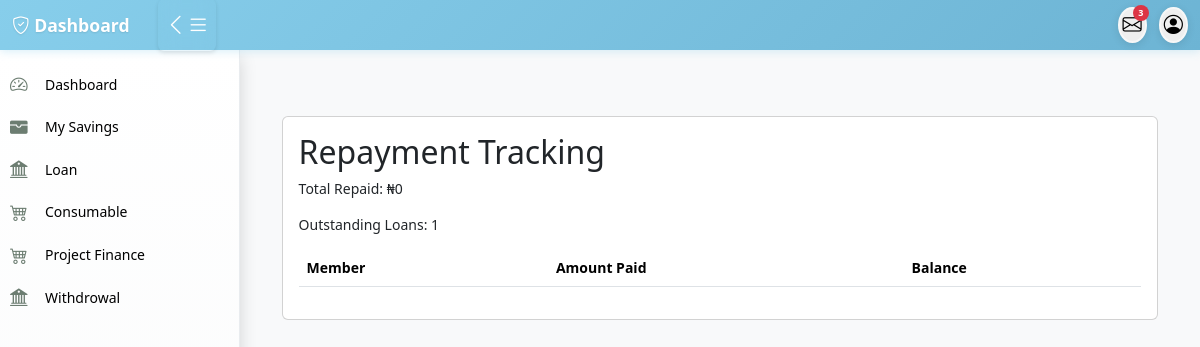
/loan/repayments/, run on an earlier commit of the app's database.
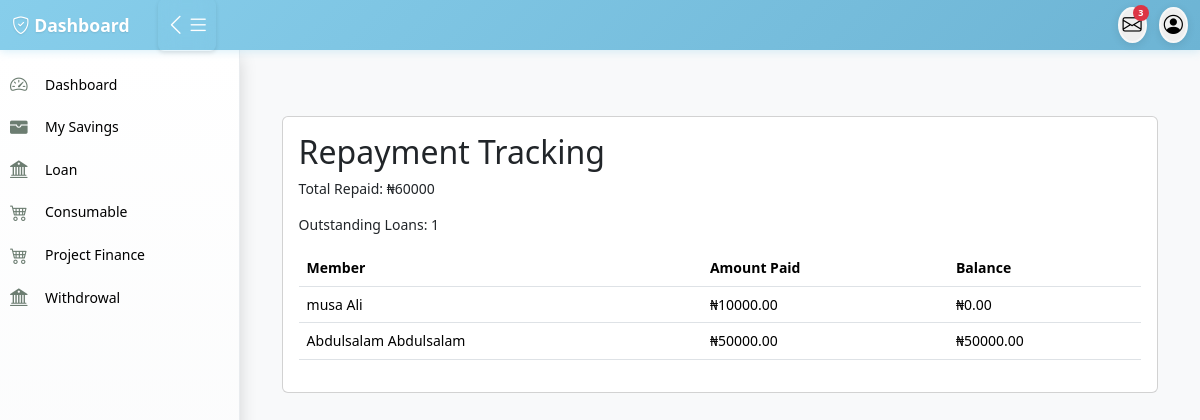
And on a later commit of the database.
### loan/models.py (models this page shows, shortened)
class LoanRepayback(models.Model):
    loan_request = models.ForeignKey(LoanRequest, on_delete=models.CASCADE, related_name="repaybacks")
    repayment_date = models.DateField()
    amount_paid = models.DecimalField(max_digits=10, decimal_places=2)
    balance_remaining = models.DecimalField(max_digits=10, decimal_places=2)
    created_by = models.ForeignKey(User,on_delete=models.CASCADE)

class LoanRequest(models.Model):
    member = models.ForeignKey(Member, on_delete=models.CASCADE, related_name="loan_requests")
    loan_type = models.ForeignKey(LoanType, on_delete=models.SET_NULL, null=True, blank=True)
    amount = models.DecimalField(max_digits=10, decimal_places=2)
    approved_amount = models.DecimalField(max_digits=10, decimal_places=2, null=True, blank=True)
    loan_term_months = models.PositiveIntegerField()
    application_date = models.DateField(default=today_date)
    approval_date = models.DateField(null=True, blank=True)
    status = models.CharField(max_length=20,choices=[ ("pending", "Pending"),("approved", "Approved"),("rejected", "Rejected"),  ("Fullpaid", "Fullpaid") ], default="pending",)
    rejection_reason = models.TextField(blank=True, null=True)
    file_one = models.ImageField(upload_to='file_one', blank=True, null=True)
    bank_name = models.ForeignKey(BankName,on_delete=models.CASCADE)
    bank_code = models.ForeignKey(BankCode,on_delete=models.CASCADE)
    account_number  = models.CharField(max_length=100)
    guarantor = models.ForeignKey(Member, on_delete=models.SET_NULL, null=True, blank=True, related_name="guaranteed_loans")
    guarantor_accepted = models.BooleanField(default=False)
    created_by = models.ForeignKey(User,on_delete=models.CASCADE)
    approved_by = models.ForeignKey(User, on_delete=models.SET_NULL, null=True, blank=True, related_name='approved_loan')
    date_created = models.DateTimeField(auto_now_add=True)
    class Meta:
        constraints = [
            models.CheckConstraint(
                check=models.Q(approved_amount__lte=models.F('amount')),
                name='approved_amount_not_greater_than_requested'
            ),
        ]

### accounts/models.py (models this page shows, shortened)
class Member(models.Model):
    member = models.OneToOneField(User, on_delete=models.CASCADE, null=True, blank=True,related_name='member')
    ippis = models.IntegerField(unique=True)  # Required and unique
    total_savings = models.DecimalField(max_digits=12, decimal_places=2, blank=True, null=True)

class User(AbstractUser):
    first_name = models.CharField(max_length=100)
    last_name = models.CharField(max_length=100)
    other_name = models.CharField(max_length=100,blank=True,null=True)
    date_of_birth = models.DateField(blank=True,null=True)
    username = models.CharField(max_length=100, unique=True)
    savings = models.IntegerField(blank=True,null=True)
    account_type = models.CharField(max_length=100,blank=True,null=True)
    department = models.CharField(max_length=100)
    unit = models.CharField(max_length=100,blank=True,null=True)
    gender = models.ForeignKey(Gender, on_delete=models.CASCADE, blank=True, null=True)
    group = models.ForeignKey(UserGroup, on_delete=models.CASCADE, blank=True, null=True)
    marital_status = models.ForeignKey(MaritalStatus,on_delete=models.SET_NULL, null=True, blank=True)
    religion = models.ForeignKey(Religion, on_delete=models.SET_NULL, null=True, blank=True,)
    passport = models.ImageField(upload_to='passport', blank=True, null=True)
    phone1 = models.CharField(max_length=15,null=True, blank=True)
    phone2 = models.CharField(max_length=15, null=True, blank=True)
    email = models.EmailField(blank=True, null=True)
    member_number = models.CharField(max_length=100)

### loan/views.py (the view)
# urls.py: path('loan/repayments/', views.admin_repayment_tracking, name='admin_repayment_tracking'),
def admin_repayment_tracking(request):
    repayments_list = LoanRepayback.objects.select_related(
        'loan_request__member', 'loan_request__loan_type'
    ).order_by('-repayment_date')
    member_filter = request.GET.get('member')
    date_from = request.GET.get('date_from')
    date_to = request.GET.get('date_to')
    if member_filter:
        repayments_list = repayments_list.filter(loan_request__member_id=member_filter)
    if date_from:
        repayments_list = repayments_list.filter(repayment_date__gte=date_from)
    if date_to:
        repayments_list = repayments_list.filter(repayment_date__lte=date_to)
    paginator = Paginator(repayments_list, 100)
    page_number = request.GET.get('page')
    repayments = paginator.get_page(page_number)
    total_repaid = repayments_list.aggregate(Sum('amount_paid'))['amount_paid__sum'] or 0
    outstanding_loans = LoanRequest.objects.filter(status='approved').count()
    context = { 'repayments': repayments, 'total_repaid': total_repaid,'outstanding_loans': outstanding_loans,
        'members': Member.objects.all(),
        'current_member': member_filter, 'date_from': date_from,'date_to': date_to,
    }
    return render(request, 'loan/repayment_tracking.html', context)

### templates/loan/repayment_tracking.html
{% extends 'base/base.html' %}
{% block content %}
<div class="container mt-5">
    <div class="card">
        <div class="card-body">
            <h2>Repayment Tracking</h2>
<p>Total Repaid: ₦{{ total_repaid }}</p>
<p>Outstanding Loans: {{ outstanding_loans }}</p>
<div class="table-responsive">
<table class="table table-hover">
  <thead><tr>
    <th>Member</th>
    <th>Amount Paid</th>
    <th>Balance</th>
</tr>
</thead>
  <tbody>
    {% for r in repayments %}
    <tr>
      <td>{{ r.loan_request.member.member.first_name }} {{ r.loan_request.member.member.last_name }}</td>
      <td>₦{{ r.amount_paid }}</td>
      <td>₦{{ r.balance_remaining }}</td>
    </tr>
    {% endfor %}
  </tbody>
</table>
</div>
        </div>
    </div>
</div>
{% endblock content %}

What changed in the data, as far as the page shows it:
added LoanRepayback: loan_request.member.member.first_name "musa", loan_request.member.member.last_name "Ali", amount_paid "10000.00", balance_remaining "0.00"
added LoanRepayback: loan_request.member.member.first_name "Abdulsalam", loan_request.member.member.last_name "Abdulsalam", amount_paid "50000.00", balance_remaining "50000.00"
Also different on the page:
{{ total_repaid }}: "0" → "60000"
